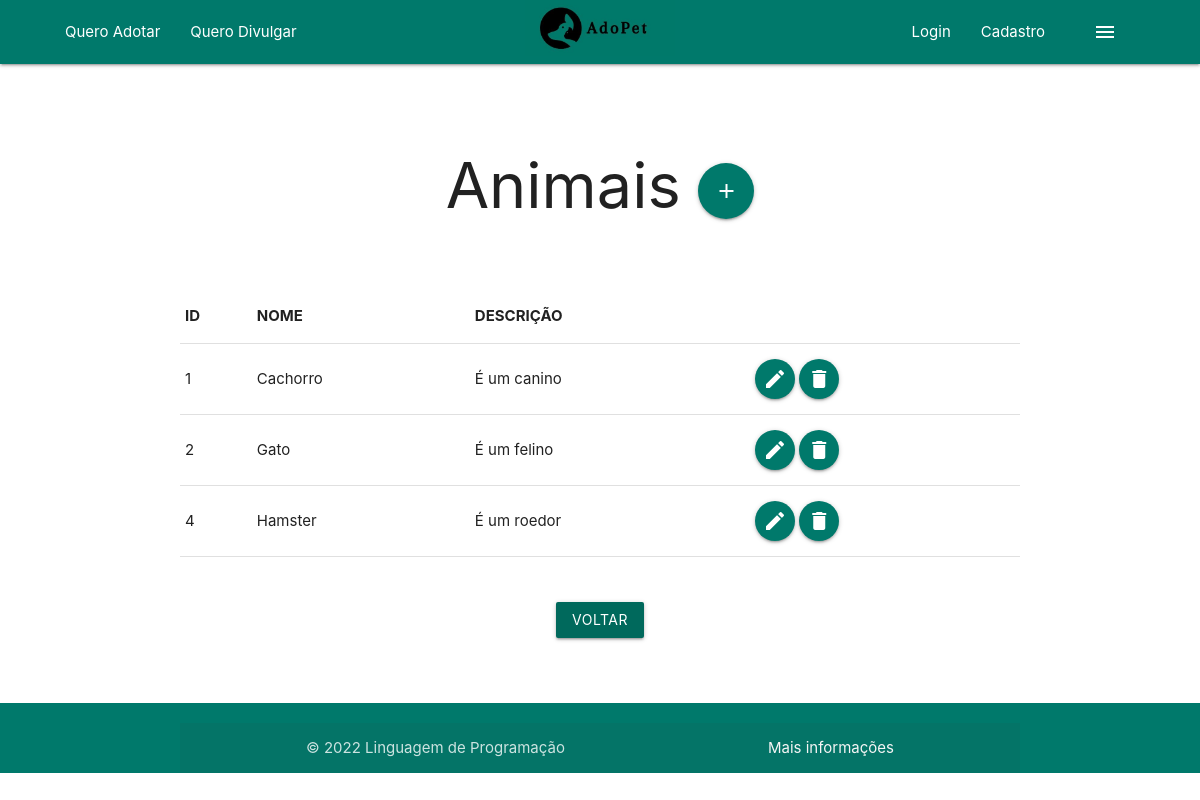
Screenshot of /lstAnimal.php with the database file from the repository.
### tables this page shows
CREATE TABLE `animal` (
  `id` int(11) NOT NULL,
  `tipoanimal` varchar(30) NOT NULL,
  `descricaoanimal` varchar(30) NOT NULL
);

### lstAnimal.php (the view, shortened to what this page needs)
<?php
include 'menu.php';
$pdo = Conexao::conectar();
$sql  = "select * from animal";
$lstDog = $pdo->query($sql);
?>
<!DOCTYPE html>
<html lang="pt-br">
<head>
    <link rel="stylesheet" href="css/style.css">
    <link rel="stylesheet" href="https://cdnjs.cloudflare.com/ajax/libs/materialize/1.0.0/css/materialize.min.css">
</head>
<body>
    <br>
    <br>
    <h1 class="center">Animais
        <a class="btn-floating btn-large waves-effect waves-light teal darken-2" onclick="JavaScript:location.href='frmInsAnimal.php'"><i class="material-icons">add</i></a>
    </h1>
    <br>
    <br>
    <table class="container white">
        <tr>
            <th>ID</th>
            <th>NOME</th>
            <th>DESCRIÇÃO</th>
        </tr>
        <?php
        foreach ($lstDog as $adocao) {
        ?>
            <tr>
                <td><?php echo $adocao['id'] ?></td>
                <td><?php echo $adocao['tipoanimal'] ?></td>
                <td><?php echo $adocao['descricaoanimal'] ?></td>
                <td><a class="btn-floating btn-medium waves-effect waves-light teal darken-2" onclick="JavaScript:location.href='frmEdtAnimal.php?id='+
                    <?php echo $adocao['id']; ?> ">
                        <i class="material-icons">edit</i></a>
                    <a class="btn-floating btn-medium waves-effect waves-light teal darken-2" onclick="JavaScript:location.href='frmRemAnimal.php?id='+
                    <?php echo $adocao['id']; ?> ">
                        <i class="material-icons">delete</i></a>
                </td>
            </tr>
        <?php
        }
        ?>
    </table>
    <br>
    <br>
    <div class="row center">
        <button class="btn waves-effect waves-light teal darken-3" type="button" id="btnVoltar" onclick="JavaScript:location.href='index.php'">
            Voltar
        </button>
    </div>
</body>
</html>
<?php
include 'footer.php';
?>

### rows the page displays
animal: id "1", tipoanimal "Cachorro", descricaoanimal "É um canino"
animal: id "2", tipoanimal "Gato", descricaoanimal "É um felino"
animal: id "4", tipoanimal "Hamster", descricaoanimal "É um roedor"
